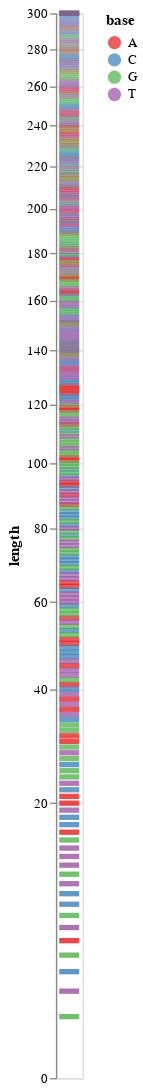

Source (notebook cell):
### Code cell
# Plotting using color

import altair as alt
alt.Chart(sequences_grouped_by_length).mark_tick(thickness=4).encode(
    y = alt.Y('length:Q',scale=alt.Scale(type="sqrt")),
    color=alt.Color('base:N',#legend=None,
                    scale=alt.Scale(scheme="set1")),
    opacity=alt.Opacity('count:N',legend=None),
    tooltip='count:Q'
).properties(
    width=20,
    height=800)

### Figure 1 — Vega-Lite specification as saved in the notebook (floating-point values rounded to 4 significant figures; data arrays with more than 128 entries replaced by an {"elided": "..."} marker saying what was removed)
{"config": {"view": {"continuousWidth": 400, "continuousHeight": 300}}, "data": {"name": "data-a64e05465e355c9b5ce6518085e8479a"}, "mark": {"type": "tick", "thickness": 4}, "encoding": {"color": {"field": "base", "scale": {"scheme": "set1"}, "type": "nominal"}, "opacity": {"field": "count", "legend": null, "type": "nominal"}, "tooltip": {"field": "count", "type": "quantitative"}, "y": {"field": "length", "scale": {"type": "sqrt"}, "type": "quantitative"}}, "height": 800, "width": 20, "$schema": "https://vega.github.io/schema/vega-lite/v4.17.0.json", "datasets": {"data-a64e05465e355c9b5ce6518085e8479a": {"elided": "303 records"}}}
